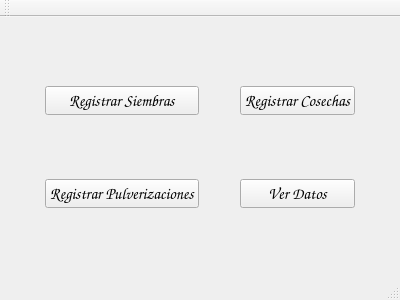
<?xml version="1.0" encoding="UTF-8"?>
<ui version="4.0">
 <class>MainWindow</class>
 <widget class="QMainWindow" name="MainWindow">
  <property name="geometry">
   <rect>
    <x>0</x>
    <y>0</y>
    <width>400</width>
    <height>300</height>
   </rect>
  </property>
  <property name="windowTitle">
   <string>MainWindow</string>
  </property>
  <widget class="QWidget" name="centralWidget">
   <layout class="QGridLayout" name="gridLayout">
    <item row="0" column="0">
     <spacer name="horizontalSpacer">
      <property name="orientation">
       <enum>Qt::Horizontal</enum>
      </property>
      <property name="sizeHint" stdset="0">
       <size>
        <width>40</width>
        <height>20</height>
       </size>
      </property>
     </spacer>
    </item>
    <item row="0" column="4">
     <spacer name="horizontalSpacer_2">
      <property name="orientation">
       <enum>Qt::Horizontal</enum>
      </property>
      <property name="sizeHint" stdset="0">
       <size>
        <width>40</width>
        <height>20</height>
       </size>
      </property>
     </spacer>
    </item>
    <item row="0" column="3">
     <widget class="QPushButton" name="pbRegCosechas">
      <property name="font">
       <font>
        <family>Comic Sans MS</family>
        <pointsize>12</pointsize>
        <weight>75</weight>
        <bold>true</bold>
       </font>
      </property>
      <property name="text">
       <string>Registrar Cosechas</string>
      </property>
     </widget>
    </item>
    <item row="1" column="3">
     <widget class="QPushButton" name="pbVer">
      <property name="font">
       <font>
        <family>Comic Sans MS</family>
        <pointsize>12</pointsize>
        <weight>75</weight>
        <bold>true</bold>
       </font>
      </property>
      <property name="text">
       <string>Ver Datos</string>
      </property>
     </widget>
    </item>
    <item row="1" column="1">
     <widget class="QPushButton" name="pbRegPulverizaciones">
      <property name="font">
       <font>
        <family>Comic Sans MS</family>
        <pointsize>12</pointsize>
        <weight>75</weight>
        <bold>true</bold>
       </font>
      </property>
      <property name="text">
       <string>Registrar Pulverizaciones</string>
      </property>
     </widget>
    </item>
    <item row="0" column="1">
     <widget class="QPushButton" name="pbRegSiembras">
      <property name="font">
       <font>
        <family>Comic Sans MS</family>
        <pointsize>12</pointsize>
        <weight>75</weight>
        <bold>true</bold>
       </font>
      </property>
      <property name="text">
       <string>Registrar Siembras</string>
      </property>
     </widget>
    </item>
    <item row="0" column="2">
     <spacer name="horizontalSpacer_3">
      <property name="orientation">
       <enum>Qt::Horizontal</enum>
      </property>
      <property name="sizeHint" stdset="0">
       <size>
        <width>40</width>
        <height>20</height>
       </size>
      </property>
     </spacer>
    </item>
   </layout>
  </widget>
  <widget class="QMenuBar" name="menuBar">
   <property name="geometry">
    <rect>
     <x>0</x>
     <y>0</y>
     <width>400</width>
     <height>20</height>
    </rect>
   </property>
  </widget>
  <widget class="QToolBar" name="mainToolBar">
   <attribute name="toolBarArea">
    <enum>TopToolBarArea</enum>
   </attribute>
   <attribute name="toolBarBreak">
    <bool>false</bool>
   </attribute>
  </widget>
  <widget class="QStatusBar" name="statusBar"/>
 </widget>
 <layoutdefault spacing="6" margin="11"/>
 <resources/>
 <connections/>
</ui>
